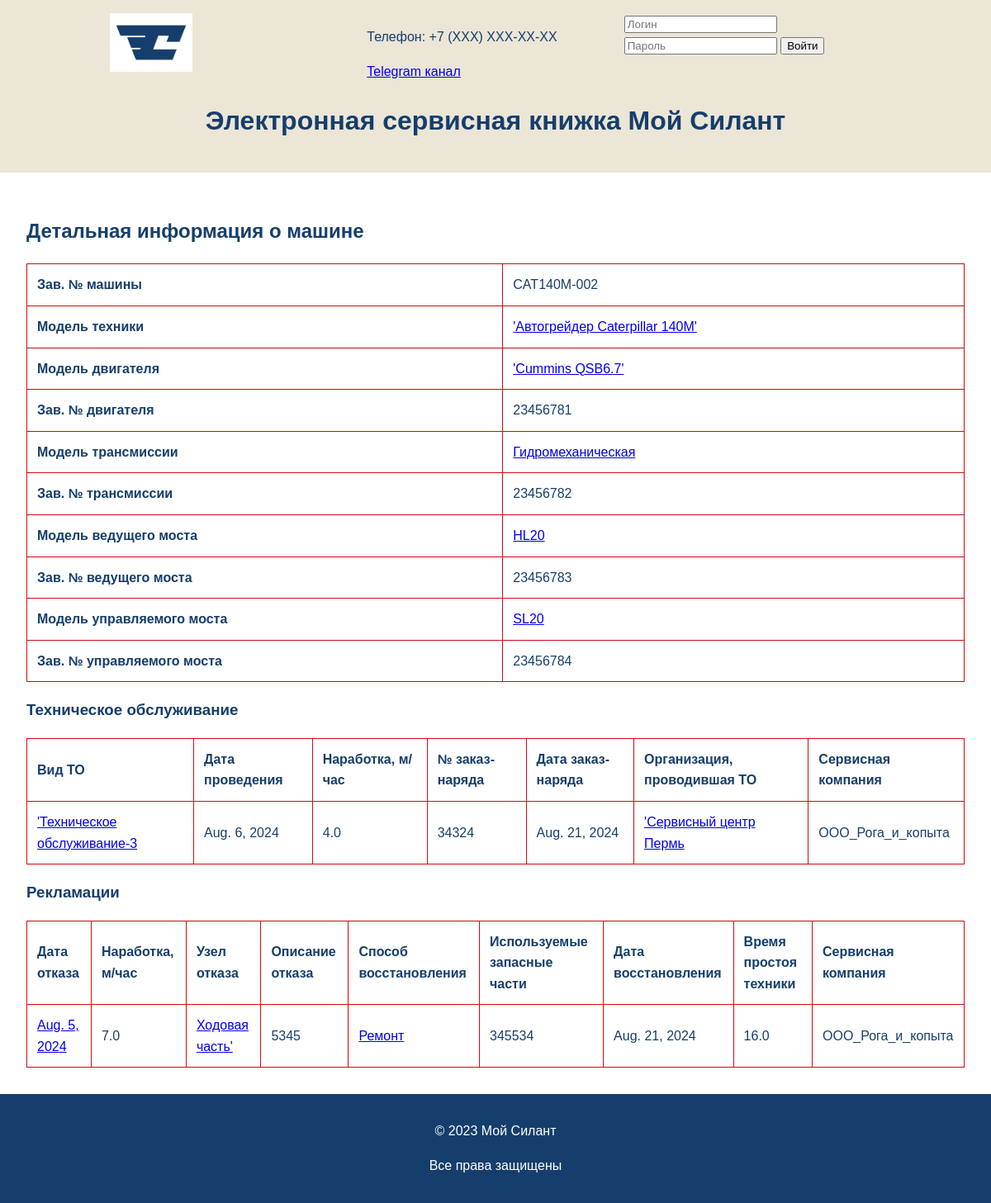
Page /car/3/ on the committed database.
### cars/models.py (models this page shows, shortened)
class Car(models.Model):
    factory_number = models.CharField(max_length=255, unique=True, verbose_name="Зав. № машины")
    tech_model = models.ForeignKey(Reference, on_delete=models.SET_NULL, null=True, related_name='car_tech_models',
                                   limit_choices_to={'category': 'Модель техники'}, verbose_name="Модель техники")
    engine_model = models.ForeignKey(Reference, on_delete=models.SET_NULL, null=True, related_name='car_engine_models',
                                     limit_choices_to={'category': 'Модель двигателя'}, verbose_name="Модель двигателя")
    engine_number = models.CharField(max_length=255, verbose_name="Зав. № двигателя")
    transmission_model = models.ForeignKey(Reference, on_delete=models.SET_NULL, null=True,
                                           related_name='car_transmission_models',
                                           limit_choices_to={'category': 'Модель трансмиссии'}, verbose_name="Модель трансмиссии")
    transmission_number = models.CharField(max_length=255, verbose_name="Зав. № трансмиссии")
    drive_axle_model = models.ForeignKey(Reference, on_delete=models.SET_NULL, null=True,
                                         related_name='car_drive_axle_models',
                                         limit_choices_to={'category': 'Модель ведущего моста'}, verbose_name="Модель ведущего моста")
    drive_axle_number = models.CharField(max_length=255, verbose_name="Зав. № ведущего моста")
    steering_axle_model = models.ForeignKey(Reference, on_delete=models.SET_NULL, null=True,
                                            related_name='car_steering_axle_models',
                                            limit_choices_to={'category': 'Модель управляемого моста'}, verbose_name="Модель управляемого моста")
    steering_axle_number = models.CharField(max_length=255, verbose_name="Зав. № управляемого моста")
    supply_contract = models.CharField(max_length=255, verbose_name="Договор поставки №, дата")
    shipping_date = models.DateField(verbose_name="Дата отгрузки с завода")
    consignee = models.CharField(max_length=255, verbose_name="Грузополучатель (конечный потребитель)")
    delivery_address = models.CharField(max_length=255, verbose_name="Адрес поставки (эксплуатации)")
    equipment = models.TextField(verbose_name="Комплектация (доп. опции)")
    client = models.ForeignKey(User, on_delete=models.SET_NULL, null=True, related_name='client_cars', verbose_name="Клиент")
    service_company = models.ForeignKey(User, on_delete=models.SET_NULL, null=True, related_name='service_company_cars', verbose_name="Сервисная компания")

class Reference(models.Model):
    CATEGORIES = [
        ('Модель техники', 'Модель техники'),
        ('Модель двигателя', 'Модель двигателя'),
        ('Модель трансмиссии', 'Модель трансмиссии'),
        ('Модель ведущего моста', 'Модель ведущего моста'),
        ('Модель управляемого моста', 'Модель управляемого моста'),
        ('Вид ТО', 'Вид ТО'),
        ('Организация, проводившая ТО', 'Организация, проводившая ТО'),
        ('Узел отказа', 'Узел отказа'),
        ('Способ восстановления', 'Способ восстановления'),
    ]
    category = models.CharField(max_length=100, choices=CATEGORIES)
    name = models.CharField(max_length=200)
    description = models.TextField(blank=True)

class Maintenance(models.Model):
    maintenance_type = models.ForeignKey(Reference, on_delete=models.SET_NULL, null=True,
                                         related_name='maintenance_types',
                                         limit_choices_to={'category': 'Вид ТО'}, verbose_name="Вид ТО")
    date = models.DateField(verbose_name="Дата проведения ТО")
    operating_time = models.FloatField(verbose_name="Наработка, м/час")
    order_number = models.CharField(max_length=255, verbose_name="№ заказ-наряда")
    order_date = models.DateField(verbose_name="Дата заказ-наряда")
    maintenance_organization = models.ForeignKey(Reference, on_delete=models.SET_NULL, null=True,
                                                 related_name='maintenance_organizations',
                                                 limit_choices_to={'category': 'Организация, проводившая ТО'}, verbose_name="Организация, проводившая ТО")
    car = models.ForeignKey(Car, on_delete=models.CASCADE, related_name='maintenances', verbose_name="Машина")
    service_company = models.ForeignKey(User, on_delete=models.SET_NULL, null=True,
                                        related_name='maintenance_service_companies', verbose_name="Сервисная компания")

class Complaint(models.Model):
    failure_date = models.DateField(verbose_name="Дата отказа")
    operating_time = models.FloatField(verbose_name="Наработка, м/час")
    failure_node = models.ForeignKey(Reference, on_delete=models.SET_NULL, null=True, related_name='failure_nodes',
                                     limit_choices_to={'category': 'Узел отказа'}, verbose_name="Узел отказа")
    failure_description = models.TextField(verbose_name="Описание отказа")
    recovery_method = models.ForeignKey(Reference, on_delete=models.SET_NULL, null=True,
                                        related_name='recovery_methods',
                                        limit_choices_to={'category': 'Способ восстановления'}, verbose_name="Способ восстановления")
    parts_used = models.TextField(verbose_name="Используемые запасные части")
    recovery_date = models.DateField(verbose_name="Дата восстановления")
    downtime = models.FloatField(verbose_name="Время простоя техники")
    car = models.ForeignKey(Car, on_delete=models.CASCADE, related_name='complaints', verbose_name="Машина")
    service_company = models.ForeignKey(User, on_delete=models.SET_NULL, null=True,
                                        related_name='complaint_service_companies', verbose_name="Сервисная компания")

### cars/views.py (the view)
# urls.py: path('car/<int:car_id>/', views.car_detail, name='car_detail'),
def car_detail(request, car_id):
    try:
        car = get_object_or_404(Car, id=car_id)
        if not request.user.is_staff:
            if request.user.groups.filter(name='Клиент').exists() and car.client != request.user:
                raise Http404
            if request.user.groups.filter(name='Сервисная компания').exists() and car.service_company != request.user:
                raise Http404
        maintenances = Maintenance.objects.filter(car=car)
        complaints = Complaint.objects.filter(car=car)
        return render(request, 'car_detail.html', {
            'car': car,
            'maintenances': maintenances,
            'complaints': complaints
        })
    except Http404:
        return render(request, '404.html', status=404)

### templates/car_detail.html (shortened to what this page needs)
{% extends 'base.html' %}
{% block content %}
    <h2>Детальная информация о машине</h2>
    <table class="car-details">
        <tr>
            <th>Зав. № машины</th>
            <td>{{ car.factory_number }}</td>
        </tr>
        <tr>
            <th>Модель техники</th>
            <td><a href="{% url 'reference_detail' 'Модель техники' car.tech_model.name %}">{{ car.tech_model.name }}</a></td>
        </tr>
        <tr>
            <th>Модель двигателя</th>
            <td><a href="{% url 'reference_detail' 'Модель двигателя' car.engine_model.name %}">{{ car.engine_model.name }}</a></td>
        </tr>
        <tr>
            <th>Зав. № двигателя</th>
            <td>{{ car.engine_number }}</td>
        </tr>
        <tr>
            <th>Модель трансмиссии</th>
            <td><a href="{% url 'reference_detail' 'Модель трансмиссии' car.transmission_model.name %}">{{ car.transmission_model.name }}</a></td>
        </tr>
        <tr>
            <th>Зав. № трансмиссии</th>
            <td>{{ car.transmission_number }}</td>
        </tr>
        <tr>
            <th>Модель ведущего моста</th>
            <td><a href="{% url 'reference_detail' 'Модель ведущего моста' car.drive_axle_model.name %}">{{ car.drive_axle_model.name }}</a></td>
        </tr>
        <tr>
            <th>Зав. № ведущего моста</th>
            <td>{{ car.drive_axle_number }}</td>
        </tr>
        <tr>
            <th>Модель управляемого моста</th>
            <td><a href="{% url 'reference_detail' 'Модель управляемого моста' car.steering_axle_model.name %}">{{ car.steering_axle_model.name }}</a></td>
        </tr>
        <tr>
            <th>Зав. № управляемого моста</th>
            <td>{{ car.steering_axle_number }}</td>
        </tr>
    </table>
    <h3>Техническое обслуживание</h3>
    <table class="maintenance-table">
        <thead>
            <tr>
                <th>Вид ТО</th>
                <th>Дата проведения</th>
                <th>Наработка, м/час</th>
                <th>№ заказ-наряда</th>
                <th>Дата заказ-наряда</th>
                <th>Организация, проводившая ТО</th>
                <th>Сервисная компания</th>
            </tr>
        </thead>
        <tbody>
            {% for maintenance in maintenances %}
                <tr>
                    <td><a href="{% url 'maintenance_detail' car.id maintenance.id %}">{{ maintenance.maintenance_type.name }}</a></td>
                    <td>{{ maintenance.date }}</td>
                    <td>{{ maintenance.operating_time }}</td>
                    <td>{{ maintenance.order_number }}</td>
                    <td>{{ maintenance.order_date }}</td>
                    <td><a href="{% url 'reference_detail' 'Организация, проводившая ТО' maintenance.maintenance_organization.name %}">{{ maintenance.maintenance_organization.name }}</a></td>
                    <td>{{ maintenance.service_company }}</td>
                </tr>
            {% endfor %}
        </tbody>
    </table>
    <h3>Рекламации</h3>
    <table class="complaints-table">
        <thead>
            <tr>
                <th>Дата отказа</th>
                <th>Наработка, м/час</th>
                <th>Узел отказа</th>
                <th>Описание отказа</th>
                <th>Способ восстановления</th>
                <th>Используемые запасные части</th>
                <th>Дата восстановления</th>
                <th>Время простоя техники</th>
                <th>Сервисная компания</th>
            </tr>
        </thead>
        <tbody>
            {% for complaint in complaints %}
                <tr>
                    <td><a href="{% url 'complaint_detail' car.id complaint.id %}">{{ complaint.failure_date }}</a></td>
                    <td>{{ complaint.operating_time }}</td>
                    <td><a href="{% url 'reference_detail' 'Узел отказа' complaint.failure_node.name %}">{{ complaint.failure_node.name }}</a></td>
                    <td>{{ complaint.failure_description }}</td>
                    <td><a href="{% url 'reference_detail' 'Способ восстановления' complaint.recovery_method.name %}">{{ complaint.recovery_method.name }}</a></td>
                    <td>{{ complaint.parts_used }}</td>
                    <td>{{ complaint.recovery_date }}</td>
                    <td>{{ complaint.downtime }}</td>
                    <td>{{ complaint.service_company }}</td>
                </tr>
            {% endfor %}
        </tbody>
    </table>
{% endblock %}

### static/css/styles.css (style rules this page uses)
body { font-family: 'PT Astra Sans', sans-serif; line-height: 1.6; margin: 0; padding: 0; color: #163E6C; }
table { width: 100%; border-collapse: collapse; }
table, th, td { border: 1px solid #D20A11; }
th, td { padding: 12px; text-align: left; }

### rows in the picture
Car: factory_number "CAT140M-002", tech_model.name "'Автогрейдер Caterpillar 140M'", engine_model.name "'Cummins QSB6.7'", engine_number "23456781", transmission_model.name "Гидромеханическая", transmission_number "23456782", drive_axle_model.name "HL20", drive_axle_number "23456783", steering_axle_model.name "SL20", steering_axle_number "23456784"
Maintenance: maintenance_type.name "'Техническое обслуживание-3", date "Aug. 6, 2024", operating_time "4.0", order_number "34324", order_date "Aug. 21, 2024", maintenance_organization.name "'Сервисный центр Пермь", service_company "ООО_Рога_и_копыта"
Complaint: failure_date "Aug. 5, 2024", operating_time "7.0", failure_node.name "Ходовая часть'", failure_description "5345", recovery_method.name "Ремонт", parts_used "345534", recovery_date "Aug. 21, 2024", downtime "16.0", service_company "ООО_Рога_и_копыта"
